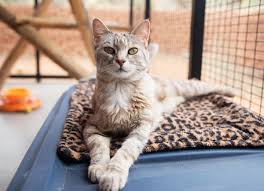
#> input picture images/cat1.jpg, 264 x 191 px; its folder holds only this picture in this run
$ python show_detected_animal.py
#> lines starting #> are read from the running program, lines starting #| are printed output that depends on the picture; after the words box and inside, x2 and y2 are one past the last pixel; in counts of white or black regions, pixels touching at a corner belong together
import cv2
import glob

# read the haarcascade to detect cat faces
cat_cascade = cv2.CascadeClassifier('classifier/haarcascade_frontalcatface.xml')  # noqa

for file_path in glob.glob("images/*.jpg"):
    # read the input image
    img = cv2.imread(file_path)
#> img is the input picture: shape (191, 264, 3); mean B, G, R 144.1, 151.4, 168.5

    # convert the input image to grayscale
    gray = cv2.cvtColor(img, cv2.COLOR_BGR2GRAY)
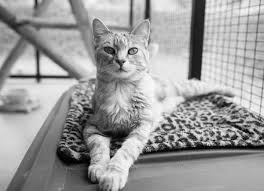
#> gray: shape (191, 264); min 0, max 254, mean 155.7

    # Detects cat faces in the input image
    faces = cat_cascade.detectMultiScale(gray, 1.1, 3)
#> faces = [[95, 31, 51, 51]]
    print(f'{file_path} - Number of detected cat faces: {len(faces)}')
#| images/cat1.jpg - Number of detected cat faces: 1

    # if atleast one cat face id detected
    if len(faces) > 0:
        print("Cat face detected")
        for (x, y, w, h) in faces:
            # To draw a rectangle in a face
            cv2.rectangle(img, (x, y), (x+w, y+h), (0, 255, 255), 2)
            cv2.putText(img, 'cat face', (x, y-3),
                        cv2.FONT_HERSHEY_SIMPLEX, 0.5, (0, 255, 0), 1)
#> this loop made 1 pass
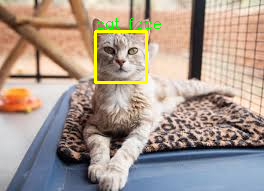
#> img: shape (191, 264, 3); 1.47% of pixels changed, all inside (x1, y1, x2, y2) = (94, 18, 161, 84)
    else:
        print("No cat face detected")

    # Display an image in a window
    cv2.imshow('Cat Image', img)
    cv2.waitKey(0)
    cv2.destroyAllWindows()

$ run again, on images/cat2.jpg
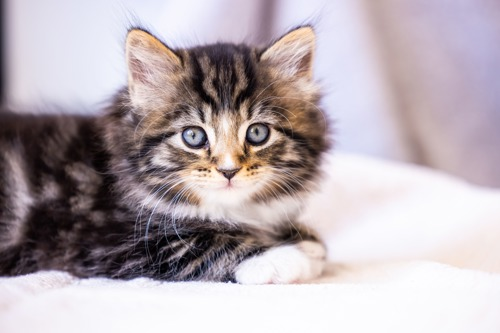
#> input picture images/cat2.jpg, 500 x 333 px
#> img is the input picture: shape (333, 500, 3); mean B, G, R 177.9, 172.5, 183.2
#> `gray = cv2.cvtColor(img, cv2.COLOR_BGR2GRAY)`:
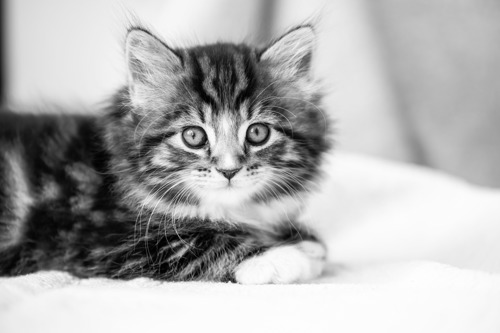
#> gray: shape (333, 500); min 0, max 255, mean 176.3
#> faces = [[154, 78, 145, 145]]
#| images/cat2.jpg - Number of detected cat faces: 1
#> the loop `for (x, y, w, h) in faces:` made 1 pass
#> after the loop `for (x, y, w, h) in faces:`:
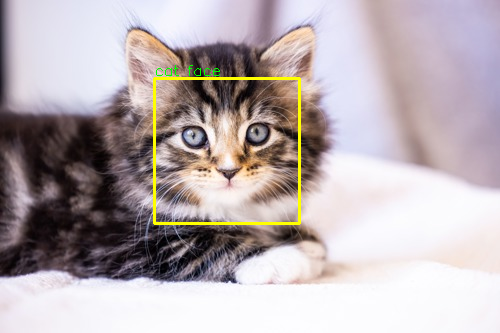
#> img: shape (333, 500, 3); 1.12% of pixels changed, all inside (x1, y1, x2, y2) = (153, 65, 301, 225)

$ run again, on images/cat3.jpg
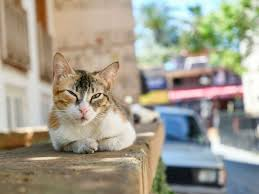
#> input picture images/cat3.jpg, 259 x 194 px
#> img is the input picture: shape (194, 259, 3); mean B, G, R 140.1, 155.6, 160.3
#> `gray = cv2.cvtColor(img, cv2.COLOR_BGR2GRAY)`:
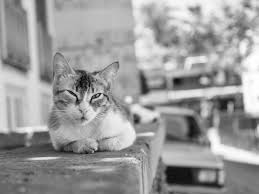
#> gray: shape (194, 259); min 1, max 255, mean 155.2
#> faces = [[57, 75, 54, 54]]
#| images/cat3.jpg - Number of detected cat faces: 1
#> the loop `for (x, y, w, h) in faces:` made 1 pass
#> after the loop `for (x, y, w, h) in faces:`:
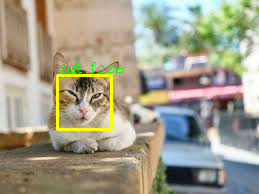
#> img: shape (194, 259, 3); 1.55% of pixels changed, all inside (x1, y1, x2, y2) = (56, 62, 123, 131)

$ run again, on images/cat4.jpg
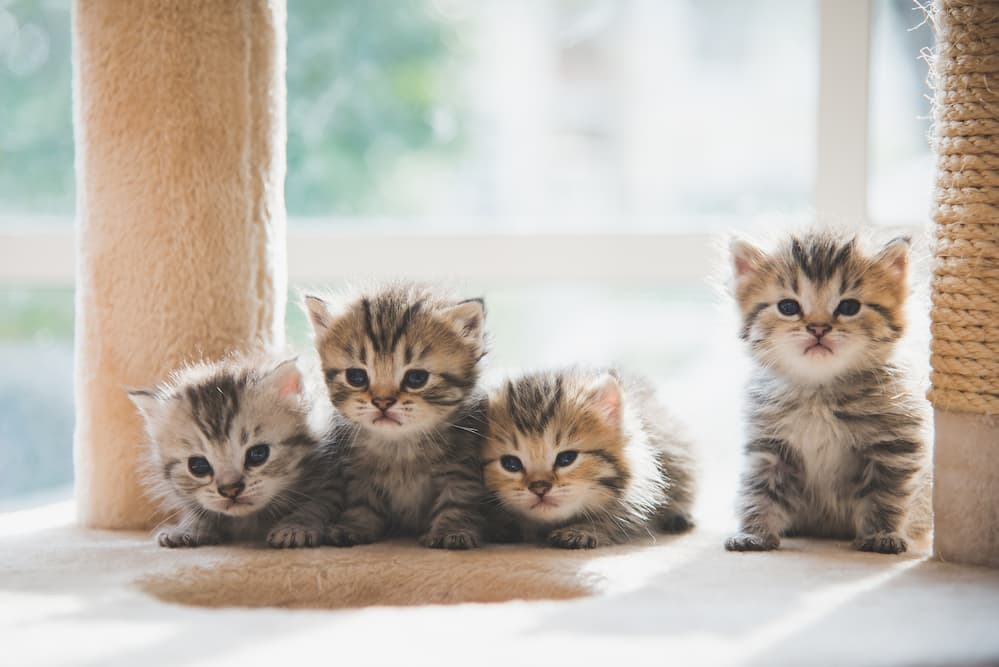
#> input picture images/cat4.jpg, 999 x 667 px
#> img is the input picture: shape (667, 999, 3); mean B, G, R 172.6, 182.6, 190.6
#> `gray = cv2.cvtColor(img, cv2.COLOR_BGR2GRAY)`:
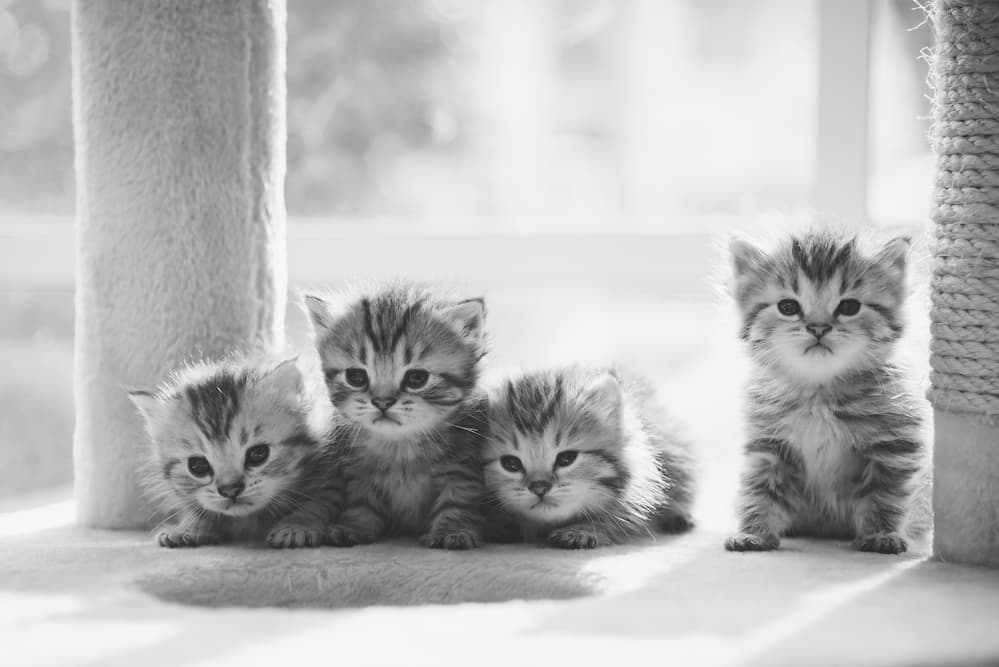
#> gray: shape (667, 999); min 9, max 255, mean 183.9
#> faces = [[752, 250, 131, 131], [472, 407, 129, 129], [314, 318, 142, 142], [152, 395, 148, 148]]
#| images/cat4.jpg - Number of detected cat faces: 4
#> the loop `for (x, y, w, h) in faces:` made 4 passes
#> after the loop `for (x, y, w, h) in faces:`:
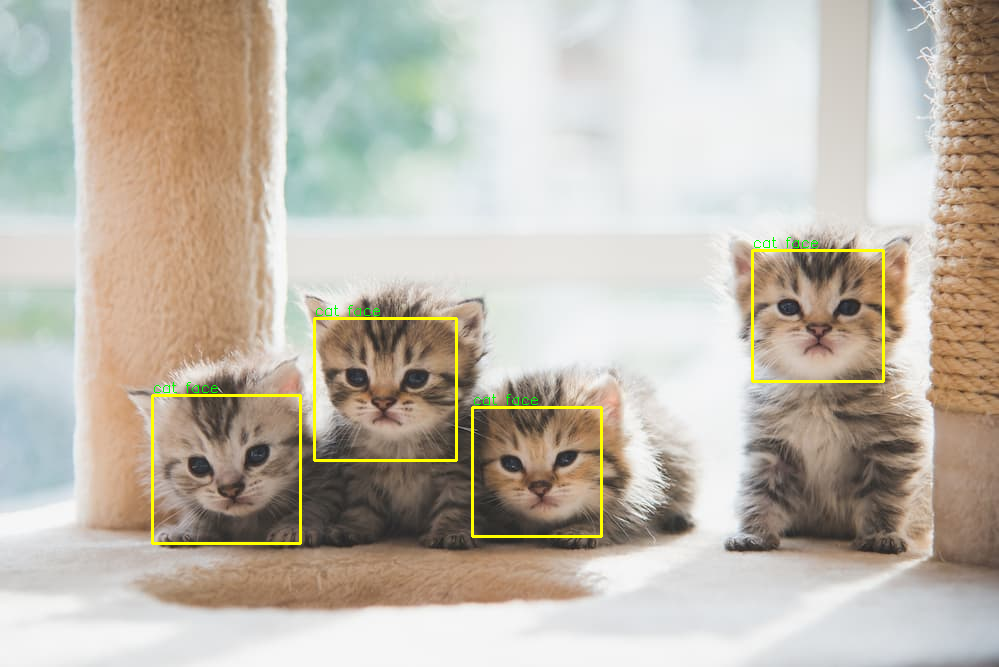
#> img: shape (667, 999, 3); 1.07% of pixels changed, all inside (x1, y1, x2, y2) = (151, 237, 885, 545)
